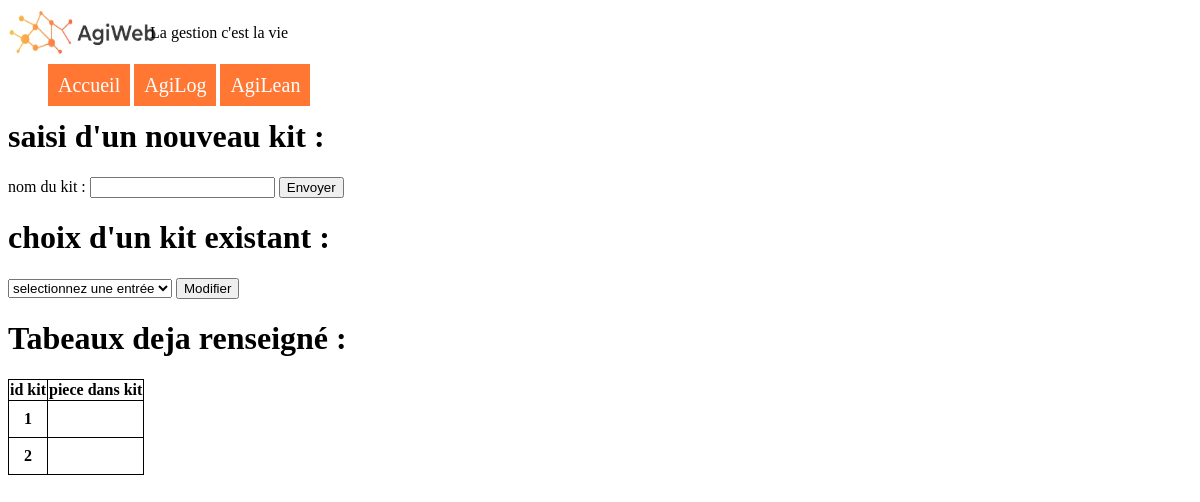
Before: /Agilog/Initialisation/Code_kit with the older database file.
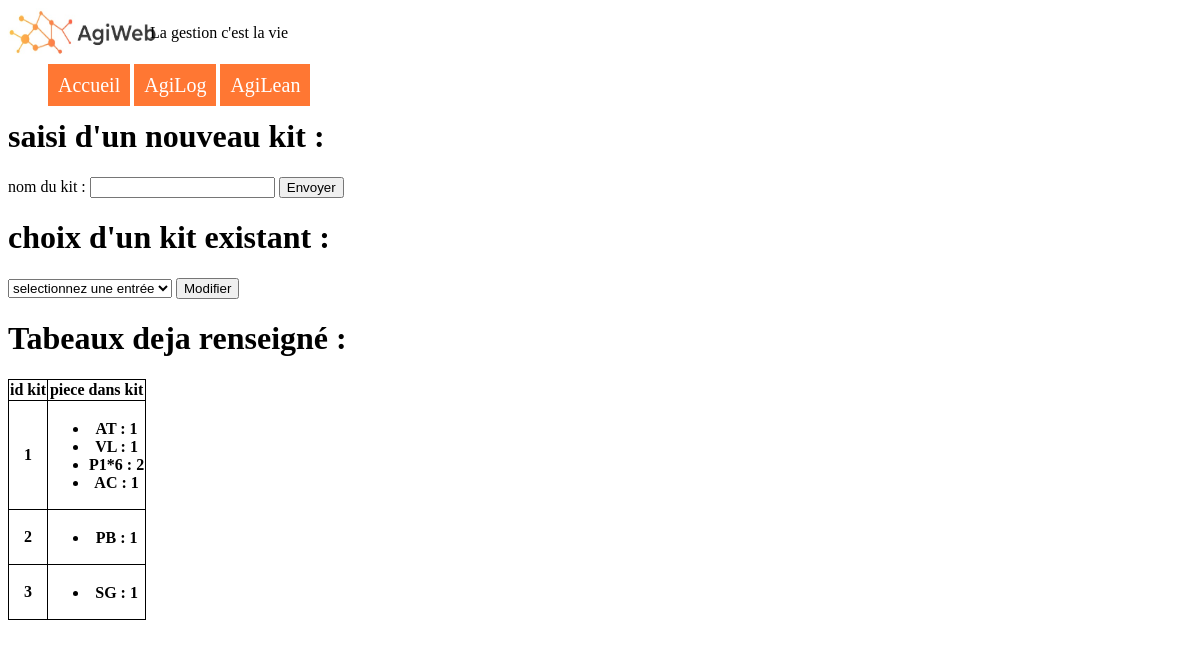
After: the same page with the newer database file.
### tables this page shows
CREATE TABLE "kit" (
	"id"	INTEGER NOT NULL,
	"nom_kit"	TEXT,
	PRIMARY KEY("id")
);

CREATE TABLE "compo_kit" (
	"kit"	INTEGER NOT NULL,
	"piece"	TEXT NOT NULL,
	"quantite"	INTEGER NOT NULL
);

### run.py (the view)
@app.route('/Agilog/Initialisation/Code_kit', methods=['GET', 'POST'])
def code_kit():
    contenu=""
    kit= recupere_interraction(1,contenu)
    con = lite.connect(cheminbdd)
    con.row_factory = lite.Row
    cur=con.cursor()
    cur.execute("SELECT nom_kit FROM kit;")
    base=cur.fetchall()#variable pour le menu déroulant
    cur.execute("SELECT id FROM kit;")
    id=cur.fetchall()
    dico_kit=[]
    for base in id :
        cur.execute('SELECT piece, quantite FROM compo_kit WHERE kit=?;',[base[0]])
        dico_kit.append(cur.fetchall())#dico_kit est une liste de dictionnaire ou chaque dictionnaire est un kit
    cur.execute("SELECT nom_kit FROM kit;")
    base=cur.fetchall()
    cur.close()
    return(render_template("Code_kit_init.html", msg="" ,tab_piece=dico_kit ,liste_kit=base ,liste_id=id ))

### fonctions_logiques.py (called while the page is built)
def recupere_interraction(n,contenu):
	L=[]
	for i in range(n):
		nom=str(request.args.get('nom_kit'+str(i),''))
		L.append(nom)
	return(L)

### Templates/Code_kit_init.html (shortened to what this page needs)
<html lang="en" dir="ltr">
{%include 'head.html'%}
  <body>
    {%include 'navbar.html'%}
    <h1>saisi d'un nouveau kit :</h1>
    <form method='post' action='{{url_for('modif_kit')}}'>
      <label for="nom_kit1"> nom du kit : </label><input type='str' name='nom_kit_a_créer' value='' />
      <input type='submit' value='Envoyer'/>
    </form>
    <h1>choix d'un kit existant :</h1>
    <form action="{{url_for('modif_kit')}}" method="post">
      <select name="nom_kit_a_modif">
        <option value="vierge">selectionnez une entrée</option>
      </select>
      <input type="submit" value="Modifier">
    </form>
    <h1>Tabeaux deja renseigné :</h1>
    <table>
      <tr>
        <th>id kit</th>
        <th>piece dans kit</th>
      </tr>
      {%for kit in liste_id%}
      <tr>
        <th>{{kit[0]}}</th>
        <th>
          <ul>
            {%for piece in tab_piece[loop.index0]%}
            <li>{{piece['piece']}} : {{piece['quantite'] }} </li>
            {%endfor%}
          </ul>
        </th>
      </tr>
      {%endfor%}
    </table>
  </body>
</html>

### Templates/head.html (shortened to what this page needs)
<head>
  <link rel="stylesheet" type="text/css" href="{{url_for("static", filename="accueil.css")}}">
</head>

### Templates/Navbar.html
<header>
  <div id="content">
    <div id="photo">
      <img class="logo" src="{{url_for("static",filename="logo.jpg")}}" alt="description" />
    </div>
    <div id="proverbe">
      <p> La gestion c'est la vie </p>
    </div>
  </div>
</header>
<nav class="menu-nav">
  <ul>
    <li class="bouton">
      <a href="{{url_for('index')}}"> Accueil </a>
    </li>
    <li class="bouton">
      <a href="{{url_for('agilog')}}" rel="nofollow">
      AgiLog </a>
    </li>
    <li class="bouton">
      <a href="{{url_for('agilean')}}" rel="nofollow">
      AgiLean </a>
    </li>
  </ul>
</nav>

### Static/accueil.css (style rules this page uses)
.logo { width:150px ; height:50px ; float : left ; }
table { border-collapse: collapse; }
td,th { border-style: solid; border: 1px, solid black; }
div#content div { display :inline-block; width: 12%; }
div#content div#photo { float:left; }
div#content div#proverbe { vertical-align: top; }
nav.menu-nav ul li.bouton { list-style-type: none; display :inline-block; }
nav.menu-nav ul li.bouton a { color:white; background-color:FF7733; text-decoration: none; padding:10px; font-size:20px; }
td,th { border: 1px solid black; }

Changed rows visible on the page:
changed kit id 1: gains compo_kit (piece "AT", quantite "1"); gains compo_kit (piece "VL", quantite "1"); gains compo_kit (piece "P1*6", quantite "2"); gains compo_kit (piece "AC", quantite "1")
changed kit id 2: gains compo_kit (piece "PB", quantite "1")
added kit: id "3"
now on this page (row edited): compo_kit: piece "SG", quantite "1", shown under "3"
